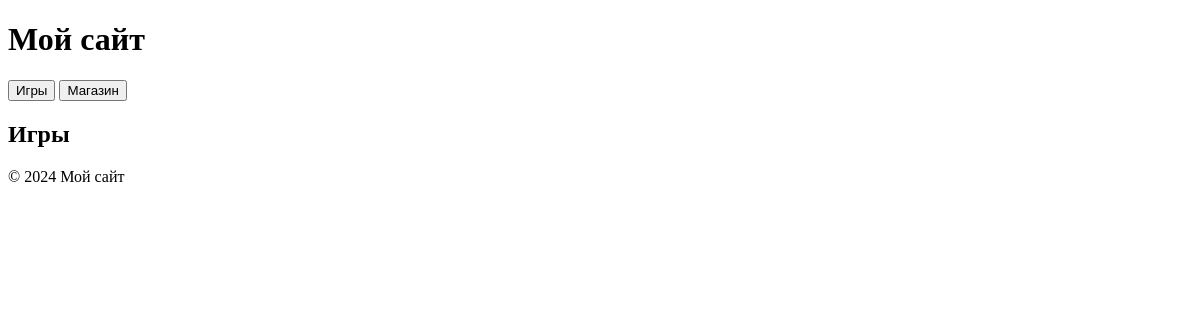
Before: /task3/games/ with the older database file.
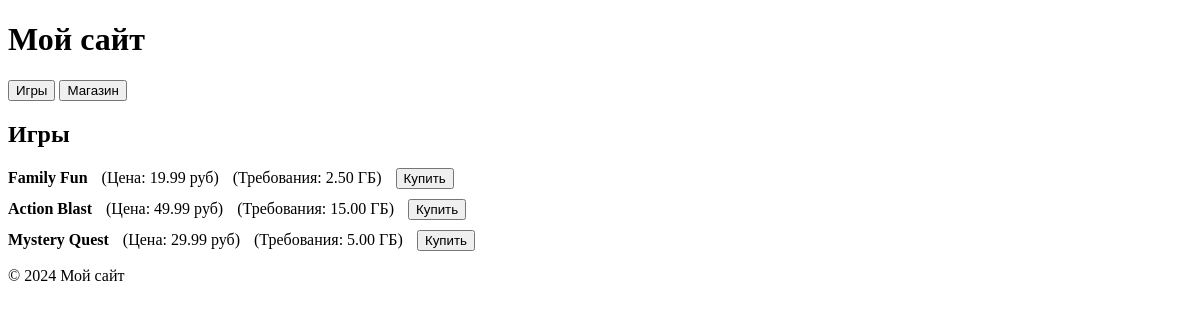
After: the same page with the newer database file.
### task3/models.py (models this page shows, shortened)
class Game(models.Model):
    title = models.CharField(max_length=200, unique=True, verbose_name="Название игры")
    cost = models.DecimalField(max_digits=10, decimal_places=2, verbose_name="Цена")
    size = models.DecimalField(max_digits=10, decimal_places=2, verbose_name="Размер файлов (ГБ)")
    description = models.TextField(verbose_name="Описание")
    age_limited = models.BooleanField(default=False, verbose_name="Возрастное ограничение 18+")
    buyers = models.ManyToManyField(Buyer, related_name='games', verbose_name="Покупатели")

### task3/views.py (the view)
# urls.py: path('games/', views.games_view, name='games_view'),
def games_view(request):
    games = Game.objects.all()
    context = {
        "Games": games,
    }
    return render(request, 'four_task/games_base_second.html', context)

### templates/four_task/games_base_second.html (shortened to what this page needs)
{% extends "four_task/base.html" %}
{% block content %}
<div class="pagename">
    <h2>Игры</h2>
</div>
{% for games in Games %}
    <div style="margin-bottom: 10px;">
        <b>{{ games.title }}</b>
        <span style="margin-left: 10px;">(Цена: {{ games.cost }} руб)</span>
        <span style="margin-left: 10px;">(Требования: {{ games.size }} ГБ)</span>
        <button style="margin-left: 10px;">Купить</button>
    </div>
{% endfor %}
{% endblock %}

### templates/four_task/base.html (shortened to what this page needs)
<!DOCTYPE html>
<html lang="ru">
<head>
</head>
<body>
    <header>
        <h1>Мой сайт</h1>
    </header>
    <div class="menu">
        <form action="{% url 'games_view' %}" method="get" style="display: inline;">
            <button type="submit">Игры</button>
        </form>
        <form action="{% url 'bucket_view' %}" method="get" style="display: inline;">
            <button type="submit">Магазин</button>
        </form>
    </div>
    <main>
        {% block content %}
        {% endblock %}
    </main>
    <footer>
        <p>&copy; 2024 Мой сайт</p>
    </footer>
</body>
</html>

Changed rows visible on the page:
added Game: title "Family Fun", cost "19.99", size "2.50"
added Game: title "Action Blast", cost "49.99", size "15.00"
added Game: title "Mystery Quest", cost "29.99", size "5.00"
